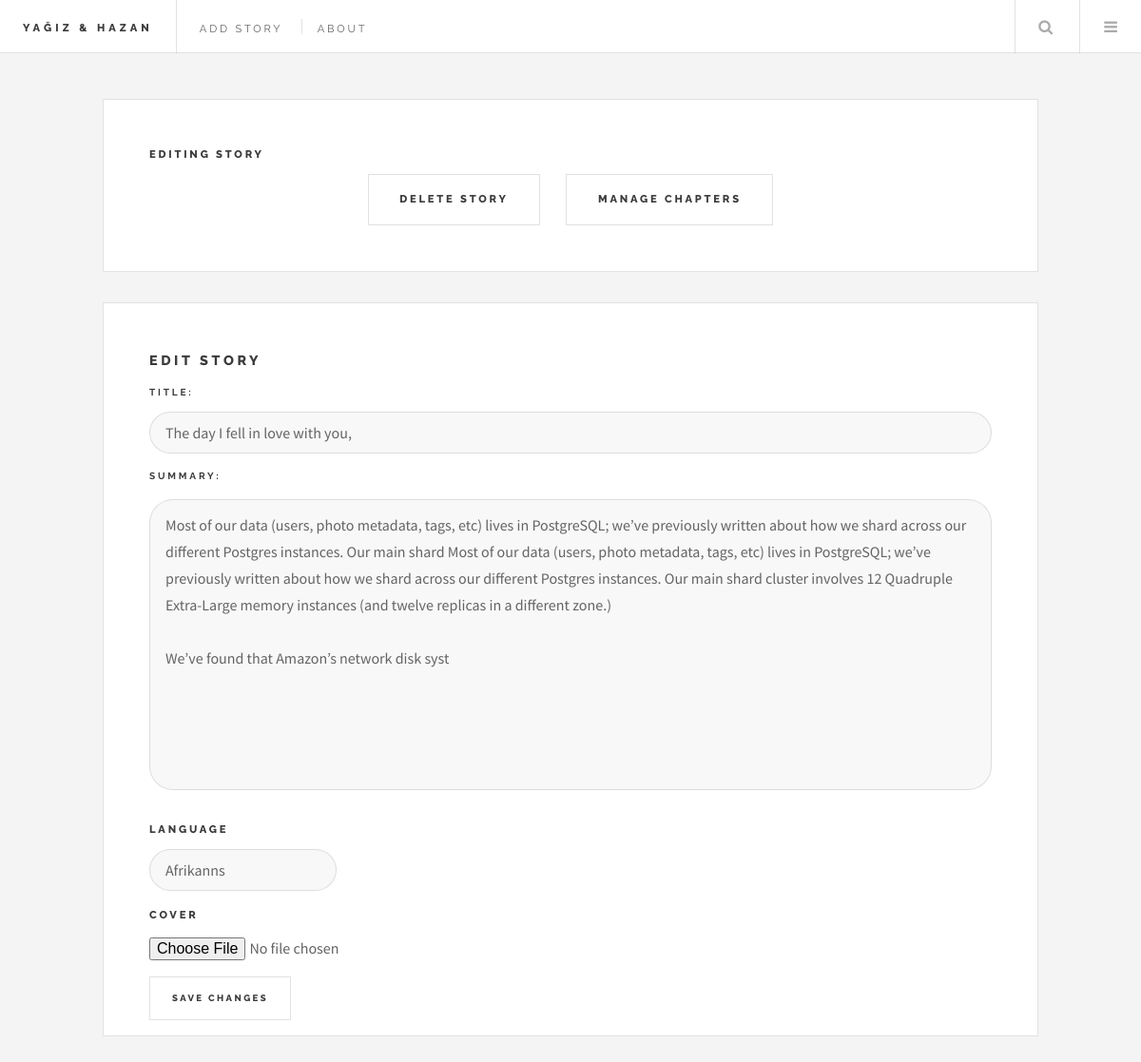
The page /user/edit/story/1/ (signed in) on the database its author committed.
### egamen/models.py (models this page shows, shortened)
class Story(models.Model):
    Lang =(
        ("AF", "Afrikanns"),
        ("SQ", "Albanian"),
        ("AR", "Arabic"),
        ("HY", "Armenian"),
        ("EU", "Basque"),
        ("BN", "Bengali"),
        ("BG", "Bulgarian"),
        ("CA", "Catalan"),
        ("KM", "Cambodian"),
        ("ZH", "Chinese(Mandarin)"),
        ("HR", "Croation"),
        ("CS", "Czech"),
        ("DA", "Danish"),
        ("NL", "Dutch"),
        ("EN", "English"),
        ("ET", "Estonian"),
        ("FJ", "Fiji"),
        ("FI", "Finnish"),
        ("FR", "French"),
        ("KA", "Georgian"),
        ("DE", "German"),
        ("EL", "Greek"),
        ("GU", "Gujarati"),
        ("HE", "Hebrew"),
        ("HI", "Hindi"),
        ("HU", "Hungarian"),
        ("IS", "Icelandic"),
        ("ID", "Indonesian"),
        ("GA", "Irish"),
        ("IT", "Italian"),
        ("JA", "Japanese"),
        ("JW", "Javanese"),
        ("KO", "Korean"),
        ("LA", "Latin"),
        ("LV", "Latvian"),
        ("LT", "Lithuanian"),
        ("MK", "Macedonian"),
        ("MS", "Malay"),
        ("ML", "Malayalam"),
        ("MT", "Maltese"),
        ("MI", "Maori"),
        ("MR", "Marathi"),
        ("MN", "Mongolian"),
        ("NE", "Nepali"),
        ("NO", "Norwegian"),
        ("FA", "Persian"),
        ("PL", "Polish"),
        ("PT", "Portuguese"),
        ("PA", "Punjabi"),
        ("QU", "Quechua"),
        ("RO", "Romanian"),
        ("RU", "Russian"),
        ("SM", "Samoan"),
        ("SR", "Serbian"),
        ("SK", "Slovak"),
        ("SL", "Slovenian"),
        ("ES", "Spanish"),
        ("SW", "Swahili"),
        ("SV", "Swedish"),
        ("TA", "Tamil"),
        ("TT", "Tatar"),
        ("TE", "Telugu"),
        ("TH", "Thai"),
        ("BO", "Tibetan"),
        ("TO", "Tonga"),
        ("TR", "Turkish"),
        ("UK", "Ukranian"),
        ("UR", "Urdu"),
        ("UZ", "Uzbek"),
        ("VI", "Vietnamese"),
        ("CY", "Welsh"),
        ("XH", "Xhosa"),
    )
    title = models.CharField(max_length=100, null=False)
    author = models.ForeignKey(User, on_delete=models.CASCADE)
    summary = models.TextField(max_length=500, null= False)
    pub_date = models.DateField(auto_now_add=True, blank=False, null=False)
    update_time = models.DateField(null=True)
    has_chapter = models.BooleanField(default=False, editable=False)
    language = models.CharField(choices=Lang, default=Lang[2], max_length=3)
    story_cover = models.FileField()

### egamen/views.py (the view, shortened to what this page needs)
# urls.py: url(r'^user/edit/story/(?P<pk>[0-9]+)/$', views.EditStory.as_view(), name="edit_story"),
@method_decorator(login_required(login_url='egamen:login'), name='dispatch')
class EditStory(UpdateView):
    model = Story
    fields = ('title', 'summary', 'language', 'story_cover',)
    template_name = 'edit_story.html'
    success_url = reverse_lazy('egamen:profile')
    def user_passes_test(self, request):
        if request.user.is_authenticated:
            self.object = self.get_object()
            return self.object.author == request.user
        return False
    def dispatch(self, request, *args, **kwargs):
        if not self.user_passes_test(request):
            return redirect('stories:login_user')
        return super(EditStory, self).dispatch(
            request, *args, **kwargs)

### templates/edit_story.html (shortened to what this page needs)
{% extends 'base.html'%}
{% block content %}
<div id="main">
    <article class="post">
        <h6 class="2u$ 12u$(medium)">Editing Story</h6>
        <ul class="actions pagination">
            <li><a href="{%url 'egamen:delete_story' story.id%}" class="button big">Delete Story</a></li>
            <li><a href="{%url 'egamen:edit_chapter' story.id%}" class="button big">Manage Chapters</a></li>
        </ul>
    </article>
    <form method="post" enctype="multipart/form-data">
        <article class="post">
            <section>
                <h3>Edit Story</h3>
                <div class="row uniform">
                    {% for field in form %}
                    <div class="12u$ 12u$(medium)">
                        {% if field.name == "language"%}
                        <div class="4u$ 12u$(medium)">
                            <h6 class="1u$ 12u$(medium)">Language</h6>
                           <div class="8u$ 12u$(medium)">{{field}}</div>
                        </div>
                         {% elif field.name == "story_cover"%}
                        <div class="4u$ 12u$(medium)">
                        <h6 class="1u$ 12u$(medium)">Cover</h6>
                            <div class="8u$ 12u$(medium)">
                        <input type="file" name="story_cover" id="id_story_cover">
                            </div>
                        {% else %}
                        <h6 class="1u$ 12u$(medium)">{{field.label_tag}}</h6>
                        <div class="12u$ 12u$(medium)">{{field}}
                            </div>
                        {% endif%}
                    </div>
                    {% endfor %}
                </div>
                <div class="12u$ 12u$">
                    <ul class="actions">
                        <li><input type="submit" value="Save Changes"/></li>
                    </ul>
                </div>
                </div>
            </section>
        </article>
    </form>
</div>
{% endblock%}

### rows shown on the page
Story: form "The day I fell in love with you," "Most of our data (users, photo metadata, tags, etc) lives in PostgreSQL; we’ve previously written about how we shard across our different Postgres instances. Our main shard Most of our data (users, photo metadata, tags, etc) lives in PostgreSQL; we’ve previously written about how we shard across our different Postgres instances. Our main shard cluster involves 12 Quadruple Extra-Large memory instances (and twelve replicas in a different zone.) We’ve found that Amazon’s network disk syst", form "Afrikanns"

### other values the page prints
{{ field.label_tag }} "TITLE:" "SUMMARY:"
